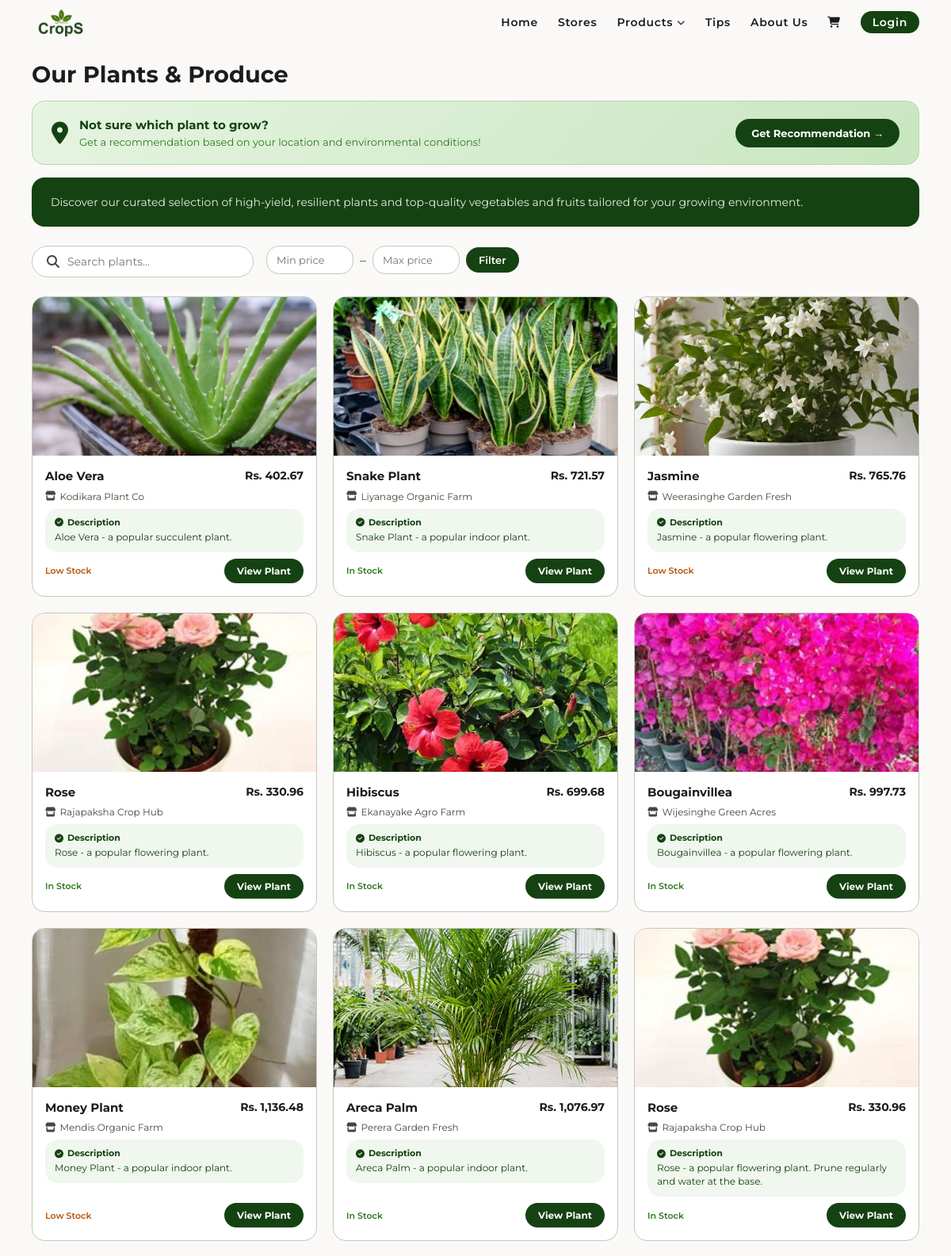
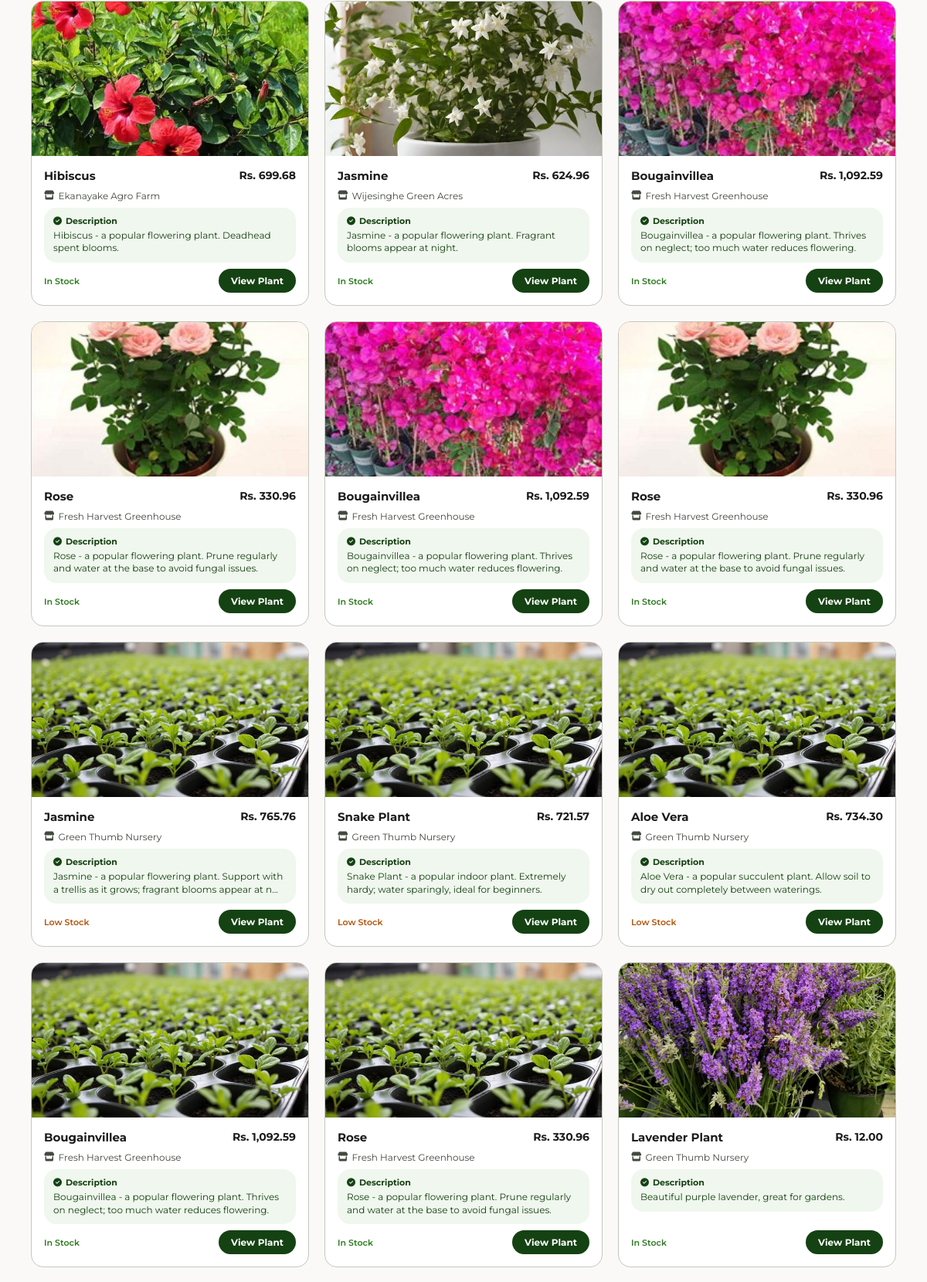
The app's page /plants.php (upper part) with its own data (2 pictures, top to bottom).
### tables this page shows
CREATE TABLE `products` (
  `id` int(11) NOT NULL,
  `store_id` int(11) NOT NULL,
  `name` varchar(100) NOT NULL,
  `description` text DEFAULT NULL,
  `price` decimal(10,2) NOT NULL,
  `category` enum('vegetable','fruit','plant') NOT NULL,
  `quantity` int(11) NOT NULL DEFAULT 0,
  `image` varchar(255) DEFAULT NULL,
  `created_at` timestamp NOT NULL DEFAULT current_timestamp()
);

CREATE TABLE `stores` (
  `id` int(11) NOT NULL,
  `owner_id` int(11) NOT NULL,
  `store_name` varchar(100) NOT NULL,
  `description` text DEFAULT NULL,
  `city` varchar(50) NOT NULL,
  `image` varchar(255) DEFAULT NULL,
  `created_at` timestamp NOT NULL DEFAULT current_timestamp()
);

### plants.php (the view, shortened to what this page needs)
<?php
include 'includes/header.php';
include 'includes/dbConnection.php';
$plant_id = isset($_GET['id']) ? (int)$_GET['id'] : 0;
if ($plant_id === 0) {
    $search    = isset($_GET['search'])    ? trim($_GET['search'])    : '';
    $min_price = isset($_GET['min_price']) && $_GET['min_price'] !== '' ? (float)$_GET['min_price'] : null;
    $max_price = isset($_GET['max_price']) && $_GET['max_price'] !== '' ? (float)$_GET['max_price'] : null;
    $sql = "SELECT products.*, stores.store_name
        FROM products
        JOIN stores ON products.store_id = stores.id
        WHERE products.category = 'plant'";
    $params = [];
    $sql .= " ORDER BY products.created_at DESC";
    $stmt = $pdo->prepare($sql);
    $stmt->execute($params);
    $plants = $stmt->fetchAll();
?>
<div class="main-wrapper">
    <div class="plants-page-header">
        <h1>Our Plants & Produce</h1>
    </div>
<div class="recommendation-banner">
    <div class="recommendation-banner-content">
        <div class="recommendation-banner-text">
            <i class="fas fa-map-marker-alt"></i>
            <div>
                <h3>Not sure which plant to grow?</h3>
                <p>Get a recommendation based on your location and environmental conditions!</p>
            </div>
        </div>
        <a href="recommendation.php" class="btn-recommendation">
            Get Recommendation &rarr;
        </a>
    </div>
</div>
    <div class="plants-banner">
        <p>Discover our curated selection of high-yield, resilient plants and top-quality vegetables and fruits tailored for your growing environment.</p>
    </div>
    <div class="plants-controls">
        <form method="GET" action="plants.php" id="plantSearchForm">
            <div class="plants-search-wrapper">
                <div class="plants-search-box">
                    <i class="fas fa-search"></i>
                    <input type="text" name="search" id="plantSearchInput"
                           placeholder="Search plants..."
                           value="<?php echo htmlspecialchars($search); ?>"
                           autocomplete="off">
                </div>
            </div>
        </form>
        <form method="GET" action="plants.php" class="plants-filter-form">
            <div class="price-filter-row">
                <input type="number" name="min_price" placeholder="Min price"
                       value="<?php echo $min_price !== null ? $min_price : ''; ?>" min="0">
                <span>–</span>
                <input type="number" name="max_price" placeholder="Max price"
                       value="<?php echo $max_price !== null ? $max_price : ''; ?>" min="0">
                <button type="submit" class="btn btn-primary" style="padding: 8px 16px; font-size:13px;">Filter</button>
            </div>
        </form>
    </div>
    <?php if (count($plants) > 0): ?>
        <div class="plants-grid">
            <?php foreach ($plants as $plant): ?>
                <?php
                if ($plant['quantity'] <= 0) {
                    $stockLabel = 'Out of Stock';
                    $stockClass = 'out-stock';
                } elseif ($plant['quantity'] <= 10) {
                    $stockLabel = 'Low Stock';
                    $stockClass = 'low-stock';
                } else {
                    $stockLabel = 'In Stock';
                    $stockClass = 'in-stock';
                }
                ?>
                <a href="plants.php?id=<?php echo $plant['id']; ?>" class="plant-card">
                    <div class="plant-card-img">
    <?php if (!empty($plant['image'])): ?>
        <img src="static/images/Products/<?php echo htmlspecialchars($plant['image']); ?>"
             alt="<?php echo htmlspecialchars($plant['name']); ?>">
    <?php else: ?>
        <img src="static/images/image2.jpg" alt="Plant">
    <?php endif; ?>
</div>
                    <div class="plant-card-info">
                        <div class="plant-name-price">
                            <h3 class="plant-name"><?php echo htmlspecialchars($plant['name']); ?></h3>
                            <span class="plant-price">Rs. <?php echo number_format($plant['price'], 2); ?></span>
                        </div>
                        <p class="plant-store">
                            <i class="fas fa-store"></i>
                            <?php echo htmlspecialchars($plant['store_name']); ?>
                        </p>
                        <?php
if (!empty($plant['description'])): ?>
    <div class="plant-why-fits">
        <p class="why-fits-label">
            <i class="fas fa-check-circle"></i> Description
        </p>
        <p class="why-fits-text">
            <?php
                $desc = $plant['description'];
                echo htmlspecialchars(strlen($desc) > 100 ? substr($desc, 0, 100).'...' : $desc);
            ?>
        </p>
    </div>
<?php endif; ?>
                        <div class="plant-card-bottom">
                            <span class="plant-stock <?php echo $stockClass; ?>">
                                <?php echo $stockLabel; ?>
                            </span>
                            <span class="plant-card-btn">View Plant</span>
                        </div>
                    </div>
                </a>
            <?php endforeach; ?>
        </div>
    <?php endif; ?>
</div>
<?php
include 'includes/footer.php';
exit;
}
?>
<?php include 'includes/footer.php'; ?>

### static/style.css (style rules this page uses)
:root { --primary: #154212; --on-primary: #ffffff; --secondary-container: acf284; --surface: #fbf9f8; --bg-white: #ffffff; --on-surface: #1b1c1c; --on-surface-variant: #42493e; --outline-variant: #c2c9bb; --footer-bg: #4a4a4a; --font-family: 'Montserrat', sans-serif; --radius-xl: 24px; --radius-lg: 16px; --radius-full: 9999px; --container-padding: 40px; --stack-md: 24px; --gutter: 16px; }
* { margin: 0; padding: 0; box-sizing: border-box; font-family: var(--font-family); }
body { background-color: var(--surface); color: var(--on-surface); padding: 0; }
a { text-decoration: none; color: inherit; }
.main-wrapper { padding: 10px var(--container-padding) 20px var(--container-padding); }
.btn { padding: 10px 25px; border-radius: var(--radius-full); font-weight: 600; cursor: pointer; font-size: 14px; border: none; }
.btn-primary { background-color: var(--primary); color: var(--on-primary); }

### records on screen
products: image (picture), name "Aloe Vera", price "402.67", store.store_name "Kodikara Plant Co", description "Aloe Vera - a popular succulent plant.", quantity "Low Stock"
products: image (picture), name "Snake Plant", price "721.57", store.store_name "Liyanage Organic Farm", description "Snake Plant - a popular indoor plant.", quantity "In Stock"
products: image (picture), name "Jasmine", price "765.76", store.store_name "Weerasinghe Garden Fresh", description "Jasmine - a popular flowering plant.", quantity "Low Stock"
products: image (picture), name "Rose", price "330.96", store.store_name "Rajapaksha Crop Hub", description "Rose - a popular flowering plant.", quantity "In Stock"
products: image (picture), name "Hibiscus", price "699.68", store.store_name "Ekanayake Agro Farm", description "Hibiscus - a popular flowering plant.", quantity "In Stock"
products: image (picture), name "Bougainvillea", price "997.73", store.store_name "Wijesinghe Green Acres", description "Bougainvillea - a popular flowering plant.", quantity "In Stock"
products: image (picture), name "Money Plant", price "1,136.48", store.store_name "Mendis Organic Farm", description "Money Plant - a popular indoor plant.", quantity "Low Stock"
products: image (picture), name "Areca Palm", price "1,076.97", store.store_name "Perera Garden Fresh", description "Areca Palm - a popular indoor plant.", quantity "In Stock"
products: image (picture), name "Rose", price "330.96", store.store_name "Rajapaksha Crop Hub", description "Rose - a popular flowering plant. Prune regularly and water at the base.", quantity "In Stock"
products: image (picture), name "Hibiscus", price "699.68", store.store_name "Ekanayake Agro Farm", description "Hibiscus - a popular flowering plant. Deadhead spent blooms.", quantity "In Stock"
products: image (picture), name "Jasmine", price "624.96", store.store_name "Wijesinghe Green Acres", description "Jasmine - a popular flowering plant. Fragrant blooms appear at night.", quantity "In Stock"
products: image (picture), name "Bougainvillea", price "1,092.59", store.store_name "Fresh Harvest Greenhouse", description "Bougainvillea - a popular flowering plant. Thrives on neglect; too much water reduces flowering.", quantity "In Stock"
products: image (picture), name "Rose", price "330.96", store.store_name "Fresh Harvest Greenhouse", description "Rose - a popular flowering plant. Prune regularly and water at the base to avoid fungal issues.", quantity "In Stock"
products: image (picture), name "Bougainvillea", price "1,092.59", store.store_name "Fresh Harvest Greenhouse", description "Bougainvillea - a popular flowering plant. Thrives on neglect; too much water reduces flowering.", quantity "In Stock"
products: image (picture), name "Rose", price "330.96", store.store_name "Fresh Harvest Greenhouse", description "Rose - a popular flowering plant. Prune regularly and water at the base to avoid fungal issues.", quantity "In Stock"
products: name "Jasmine", price "765.76", store.store_name "Green Thumb Nursery", description "Jasmine - a popular flowering plant. Support with a trellis as it grows; fragrant blooms appear at n...", quantity "Low Stock"
products: name "Snake Plant", price "721.57", store.store_name "Green Thumb Nursery", description "Snake Plant - a popular indoor plant. Extremely hardy; water sparingly, ideal for beginners.", quantity "Low Stock"
products: name "Aloe Vera", price "734.30", store.store_name "Green Thumb Nursery", description "Aloe Vera - a popular succulent plant. Allow soil to dry out completely between waterings.", quantity "Low Stock"
products: name "Bougainvillea", price "1,092.59", store.store_name "Fresh Harvest Greenhouse", description "Bougainvillea - a popular flowering plant. Thrives on neglect; too much water reduces flowering.", quantity "In Stock"
products: name "Rose", price "330.96", store.store_name "Fresh Harvest Greenhouse", description "Rose - a popular flowering plant. Prune regularly and water at the base to avoid fungal issues.", quantity "In Stock"
products: image (picture), name "Lavender Plant", price "12.00", store.store_name "Green Thumb Nursery", description "Beautiful purple lavender, great for gardens.", quantity "In Stock"
